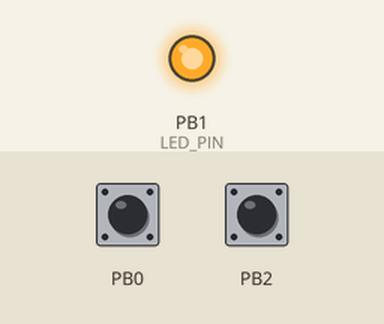
The sketch below on a simulated ATtiny85, built with avr-gcc and run on an emulated ATtiny85. On the bench: output pins drawn as LEDs (lit = HIGH). The inputs (shaded band) are chosen by the test bench; at power-on: PB0 HIGH, PB2 HIGH.

Above: at 1.2 s.
1.3 s: PB0 pulled LOW for 1 s
At 2.8 s:
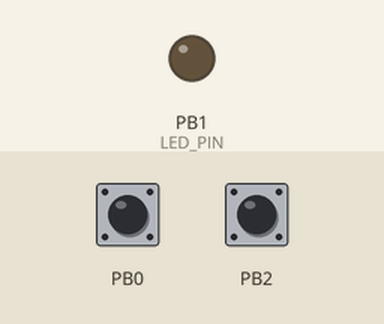
3.8 s: PB2 pulled LOW for 1 s
6.3 s: PB2 pulled LOW for 3.2 s
11.0 s: PB0 pulled LOW for 3.2 s
Timing chart, 0 to 14.0 s (numbered marks = the images above; inputs shaded):
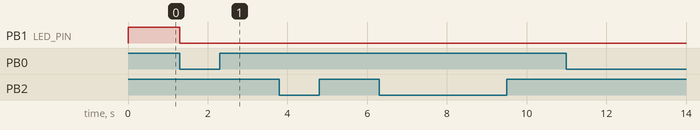

Measured:
- after the input at 1.3 s, PB1 (LED_PIN): HIGH → LOW at once

The sketch:

DigisparkStrings1.ino
```cpp
/*
  Digispark sketch для эмуляции клавиатуры v1.0
  Версия 0: Чтение кнопок, если любая из них нажата, зажигается светодиод
  Библиотека эмуляции клавиатуры подключена для проверки объёма кода
*/
//-------------------------------------------------------------------
// Подключение библиотек
//-------------------------------------------------------------------
#include <DigiKeyboard.h>

//-------------------------------------------------------------------
// Константы
//-------------------------------------------------------------------
#define LED_PIN 1		//Светодиод
#define BUTTON_START 0	//Кнопка ENTER
#define BUTTON_ESC 2	//Кнопка ESC

#define DELAY 1000
#define DEBOUNCE_DWELL 100

//-------------------------------------------------------------------
// Классы и структуры
//-------------------------------------------------------------------
struct sKey{
  int Pin;                 // Вывод кнопки
  bool Current;            // Текущее состояние кнопки
  bool Previous;           // Предыдущее состояние кнопки
  bool Debounce;           // Состояние подавления дребезга

  bool Event;              // Событие отпускания кнопки

  int DebounceCounter;     //

  int State;               // Состояние ключа

  void install(int pin);   // Конструктор
  void operate();          // Реализация ключа
};//End of struct sKey

//
// Реализации методов
//
void sKey::install(int pin)
{
  this->Pin = pin;
  pinMode(this->Pin, INPUT_PULLUP);
  this->Current = digitalRead(this->Pin);
  this->Previous = this->Current;
  this->Debounce = false;
  this->Event = false;
  this->DebounceCounter = 0;
}

void sKey::operate()
{
  // Чтение состояния кнопки
  this->Current = digitalRead(this->Pin);
  // Обработка подавления дребезга
  if(this->Debounce)
  {
    digitalWrite(LED_PIN, true);//Включить светодиод

    this->DebounceCounter++;
    if(this->DebounceCounter > DEBOUNCE_DWELL)
    {
      digitalWrite(LED_PIN, false);//Выключить светодиод
      this->Debounce = false;
      if(this->Current && this->Previous && this->Current)
        this->Event = true;
    }
  }
  else
  {
    // Фиксация момента изменения состояния кнопки
    if(this->Current != this->Previous)
    {
      this->Previous = this->Current;
      this->Debounce = true;
      this->DebounceCounter = 0;
    }
  }

}//End of void sKey::operate()

//-------------------------------------------------------------------
// Глобальные переменные
//-------------------------------------------------------------------
sKey EnterKey;
sKey EscKey;

//-------------------------------------------------------------------
// Программа начальной установки
//-------------------------------------------------------------------
void setup()
{
  pinMode(LED_PIN, OUTPUT);
  EnterKey.install(BUTTON_START);
  EscKey.install(BUTTON_ESC);

  //pinMode(BUTTON_START, INPUT_PULLUP);
  //pinMode(BUTTON_ESC, INPUT_PULLUP);

  digitalWrite(LED_PIN, HIGH);
}

//-------------------------------------------------------------------
// Главный цикл программы
//-------------------------------------------------------------------
void loop()
{
  EnterKey.operate();
  EscKey.operate();
  //bool x = digitalRead(BUTTON_START);
  //bool y = digitalRead(BUTTON_ESC);
  //bool z = !(x & y);
  //digitalWrite(LED_PIN, z);
}
```
